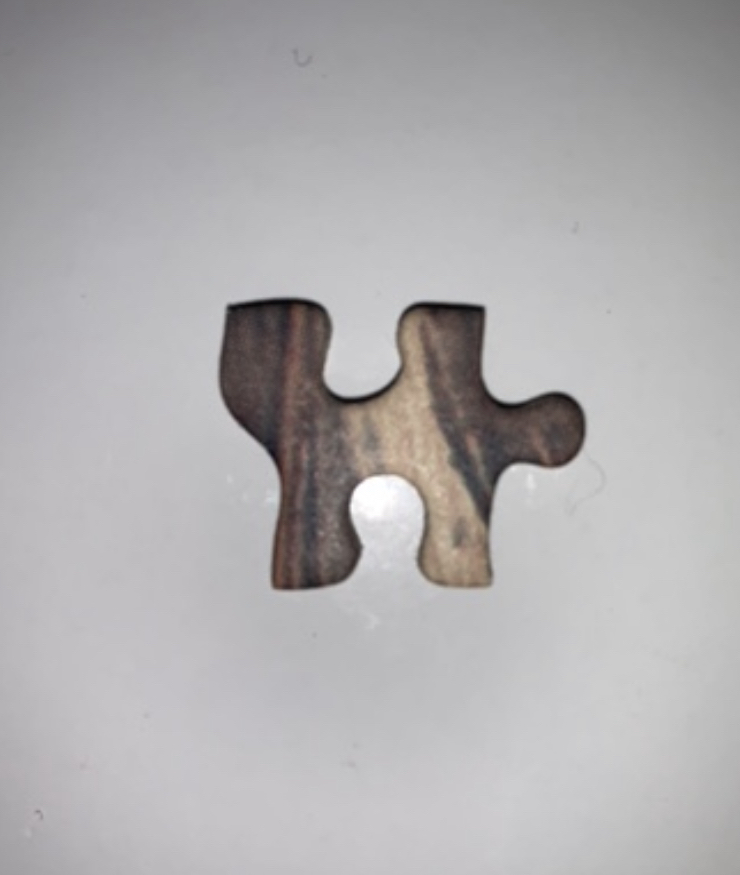
#> input picture project puzzle/puzzle2.jpeg, 740 x 875 px, found by its file name
$ python 'contouring .py'
#> lines starting #> are read from the running program, lines starting #| are printed output that depends on the picture
import imageio
import matplotlib.pyplot as plt
from mpl_toolkits.mplot3d import axes3d
from matplotlib import cm

file=open('//Users/martin//Desktop//piece2.txt','w')

im = imageio.imread('//Users/martin//Desktop//project puzzle//puzzle2.jpeg')
#> im is the input picture: shape (875, 740, 3); mean R, G, B 176, 174.2, 175.6
print(im.shape)
#| (875, 740, 3)

# [58 lines of commented-out code are left out]


xw=im.shape[1]
#> xw = 740
yw=im.shape[0]
#> yw = 875

margmin=int(0.1*xw)
#> margmin = 74
margmax=int(0.9*xw)
#> margmax = 666

x=[]
y=[]

X=[]
Y=[]
inc=5
for j in range(int(yw/10)):
    print(j)
    for i in range(xw-inc):
        step0=int(im[j*10,i][0])
        step1=int(im[j*10,i+inc][1])
        y.append((step1-step0)/inc)
    print(y.index(min(y)))
    mini=y.index(min(y))
    maxi=y.index(max(y))
    if mini > 0.2*xw and mini<0.8*xw and min(y)<-10:
        X.append(mini)
        file.write(str(mini)+'\t')
        Y.append(j*10)
        file.write(str(j*10)+'\n')
        X.append(maxi)
        file.write(str(maxi)+'\t')
        Y.append(j*10)
        file.write(str(j*10)+'\n')

        mina=min(y[margmin:mini-10])
        minb=min(y[mini+10:margmax])
        mini2=min(mina,minb)
        mini2ind=y.index(mini2)

        maxa=max(y[margmin:maxi-10])
        maxb=max(y[maxi+10:margmax])
        maxi2=max(maxa,maxb)
        maxi2ind=y.index(maxi2)
        if mini2 < 0.7*y[mini]:
            X.append(mini2ind)
            file.write(str(mini2ind)+'\t')
            Y.append(j*10)
            file.write(str(j*10)+'\n')
            X.append(maxi2ind)
            file.write(str(maxi2ind)+'\t')
            Y.append(j*10)
            file.write(str(j*10)+'\n')
    y=[]
#> after the loop, X = 94 values, max 582 at index 41, min 216 at index 20, mean 371.7; Y = 94 values from 310 to 580

plt.scatter(X,Y)

margmin=int(0.1*yw)
#> margmin = 87
margmax=int(0.9*yw)
#> margmax = 787
X1=[]
Y1=[]
inc=5
for j in range(int(xw/10)):
    print(j)
    for i in range(yw-inc):
        step0=int(im[i,j*10][0])
        step1=int(im[i+inc,j*10][1])
        y.append((step1-step0)/inc)
    print(y.index(min(y)),min(y))
    mini=y.index(min(y))
    maxi=y.index(max(y))
    if mini>0.2*yw and mini<0.8*yw and min(y)<-10:
        Y1.append(y.index(min(y)))
        X1.append(j*10)
        file.write(str(j*10)+'\t')
        file.write(str(mini)+'\n')
        Y1.append(y.index(max(y)))
        X1.append(j*10)
        file.write(str(j*10)+'\t')
        file.write(str(maxi)+'\n')

        mina=min(y[margmin:mini-10])
        minb=min(y[mini+10:margmax])
        mini2=min(mina,minb)
        mini2ind=y.index(mini2)

        maxa=max(y[margmin:maxi-10])
        maxb=max(y[maxi+10:margmax])
        maxi2=max(maxa,maxb)
        maxi2ind=y.index(maxi2)

        if mini2<0.7*y[mini]:
            Y1.append(mini2ind)
            X1.append(j*10)
            file.write(str(j*10)+'\t')
            file.write(str(mini2ind)+'\n')
            Y1.append(maxi2ind)
            X1.append(j*10)
            file.write(str(j*10)+'\t')
            file.write(str(maxi2ind)+'\n')
    y=[]
#> this loop made 74 passes
#> (mini, maxi) on pass 1: (771, 81)
#| 771 -1.6

plt.scatter(X1,Y1,c='r')
plt.axis("Equal")


# [19 lines of commented-out code are left out]
plt.show()
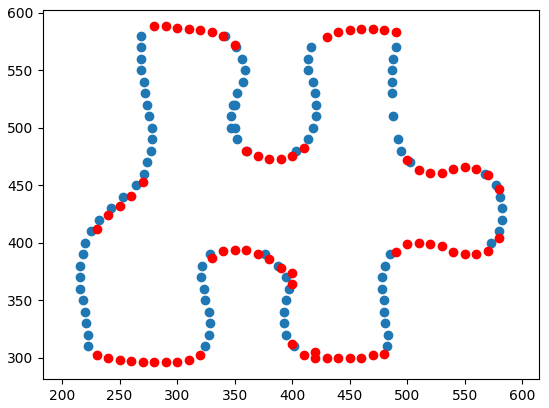
#> figure drawn by matplotlib, 1 panel
file.close()

$ run again, with project puzzle/puzzle3.jpeg copied over project puzzle/puzzle2.jpeg
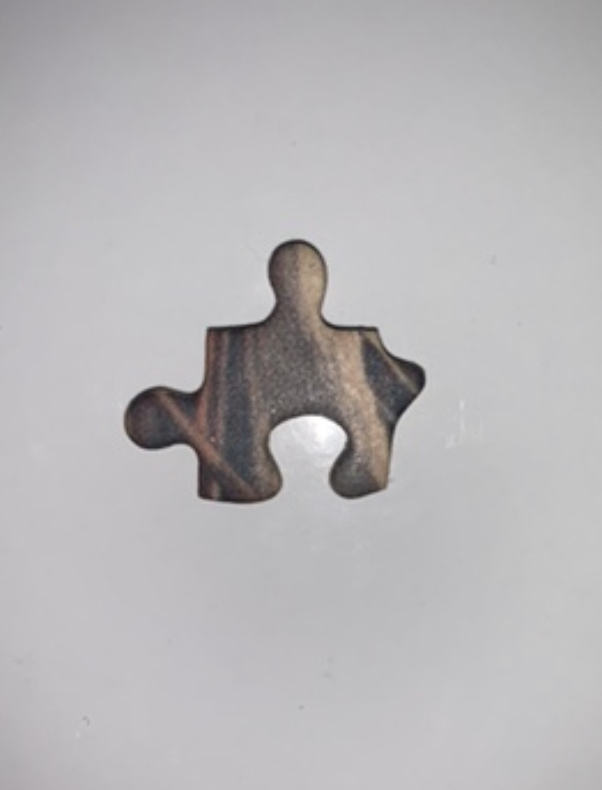
#> input picture project puzzle/puzzle3.jpeg, 602 x 790 px, found by its file name
#> im is the input picture: shape (790, 602, 3); mean R, G, B 183.9, 182.2, 184
#| (790, 602, 3)
#> after the loop `for j in range(int(yw/10)):`: X = 80 values, max 423 at index 35, min 122 at index 42, mean 288.7; Y = 80 values from 240 to 500
#> the loop `for j in range(int(xw/10)):` made 60 passes
#> (mini, maxi) on pass 1: (322, 327)
#> (printed output is left out)
#> `plt.show()`:
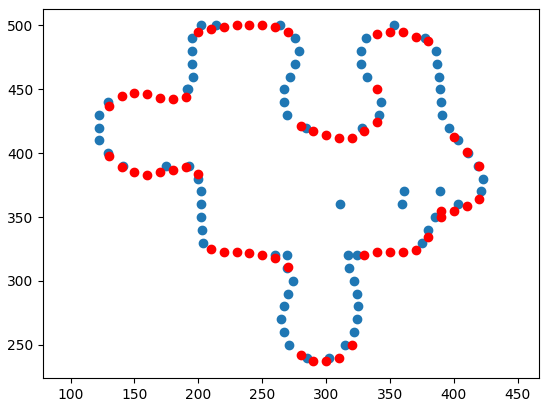
#> figure drawn by matplotlib, 1 panel

$ run again, with project puzzle/puzzle4.jpeg copied over project puzzle/puzzle2.jpeg
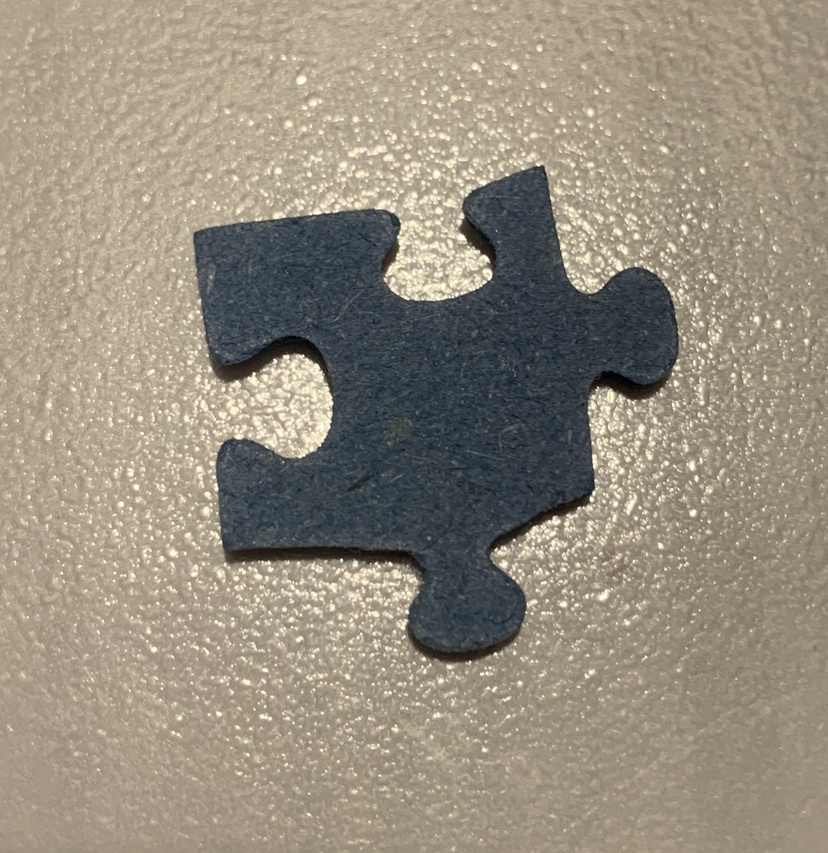
#> input picture project puzzle/puzzle4.jpeg, 828 x 853 px, shrunk from 1496 x 1541 before the run, found by its file name
#> im is the input picture: shape (853, 828, 3); mean R, G, B 150.2, 141.8, 125.8
#| (853, 828, 3)
#> the loop `for j in range(int(xw/10)):` made 82 passes
#| 379 -12.6
#| 275 -35.4
#| 269 -42.0
#| 264 -21.0
#| 263 -30.6
#> (further printed lines are left out)
#> `plt.show()`:
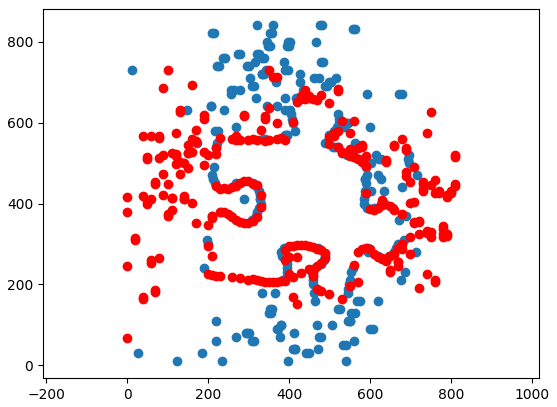
#> figure drawn by matplotlib, 1 panel

$ run again, with project puzzle/puzzle5.jpeg copied over project puzzle/puzzle2.jpeg
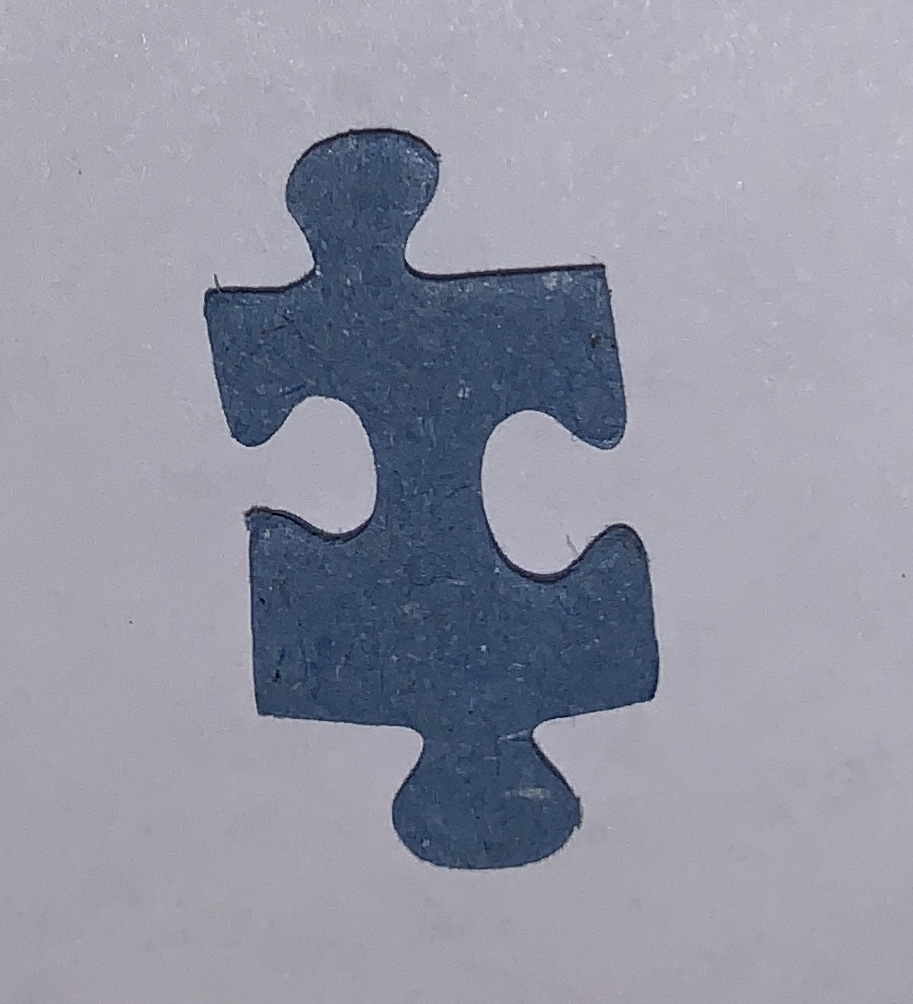
#> input picture project puzzle/puzzle5.jpeg, 913 x 1004 px, found by its file name
#> im is the input picture: shape (1004, 913, 3); mean R, G, B 147.3, 148.9, 163.7
#| (1004, 913, 3)
#> the loop `for j in range(int(xw/10)):` made 91 passes
#| 47 -5.2
#> `plt.show()`:
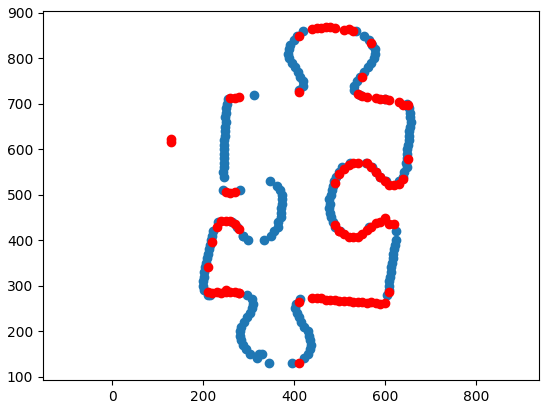
#> figure drawn by matplotlib, 1 panel
